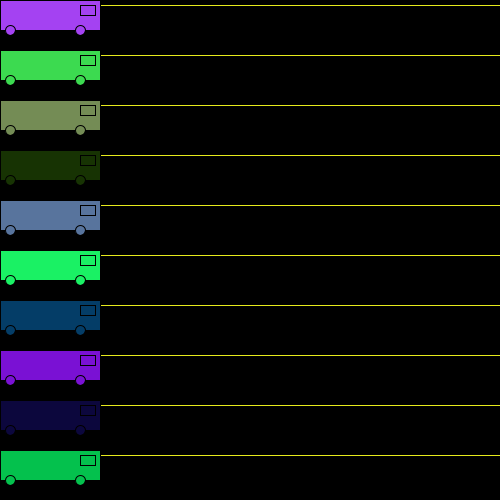
Frame 1 (no input)
Frame 60 (the mouse pressed at the canvas centre just before this capture): identical to frame 1, image omitted
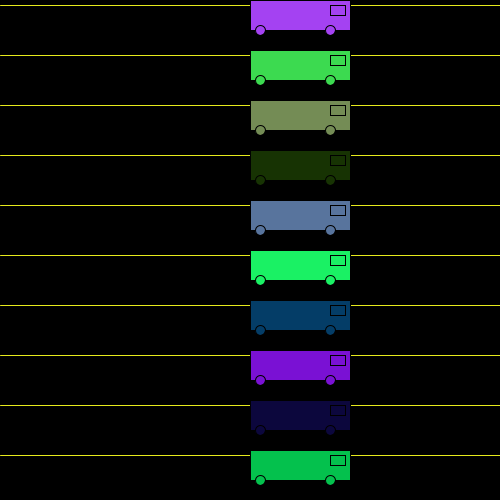
Frame 120 (the mouse held since frame 60 and released just before this capture)

The Processing sketch that drew these frames (run headless with seeded random() and noise(); from frame 60 on, the mouse is pressed at the canvas centre):

// Processing sketch: processing_93533
// ── processing_93533.pde

//Valentina Pherson
//Creative Computing
//March 18, 2013
//Class and Objects

//Car cadillac = new Car(100, 50, 30, 100, 100);
//Car ford = new Car(200, 20, 205, 200, 250);
//Car honda = new Car(50, 50, 10, 300, 450);

Car[] traffic = new Car[27];


void setup() {
  size(500, 500);
  fill(100);
  //  ford.xpos = 200;
  //  ford.r = 0;
  //  ford.g = 0;

  //  honda.ypos = 200;
  //  honda.g = 0;
  //  honda.b = 0;

  for (int i=0; i<27; i++) {
    traffic[i]=new Car(int(random(255)), int(random(255)), int(random(255)), i*0, i*50);
  }
}

void draw() {
  background(0);
 // cadillac.drawCar();
 // ford.drawCar();
 // honda.drawCar();
 // honda.move();
 // cadillac.move2();
 // ford.move3();
  for (int i=0; i<27; i++) {
    stroke(230, 234, 28);
    line(0, i*50-45, width, i*50-45);
  }
  for (int i=0; i<27; i++) {
    stroke(0);
    traffic[i].drawCar();
    traffic[i].move();
  }
}

class Car {
  int r;
  int g;
  int b;

  float xpos;
  float ypos;

  Car(int _r, int _g, int _b, float _xpos, float _ypos) {
    r = _r;
    g = _g;
    b = _b;

    xpos = _xpos;
    ypos = _ypos;
  }

  void drawCar() {
    fill(r, g, b);
    rect(xpos, ypos, 100, 30);
    ellipse(xpos + 10, ypos+30, 10, 10);
    ellipse(xpos + 80, ypos + 30, 10, 10);
    rect(xpos + 80, ypos +5, 15,10);
  }

  void move() {
    xpos = mouseX;
  }

  void move2() {
    xpos = mouseX + 50;
  }

  void move3() {
    xpos = mouseX - 50;
  }
}
